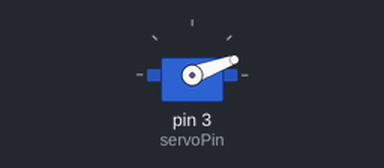
A sketch run on a simulated Arduino Uno, built with avr-gcc and run on an emulated ATmega328P. On the bench: servo.

Above: at 1.8 s.
At 3.5 s:
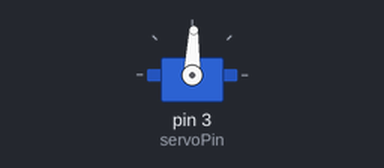
At 5.5 s:
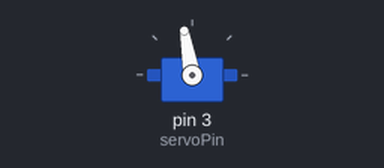
At 9.3 s:
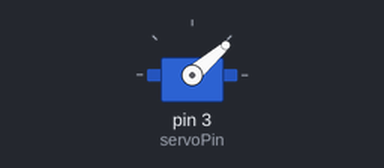
Timing chart, 0 to 25.3 s (numbered marks = the images above):
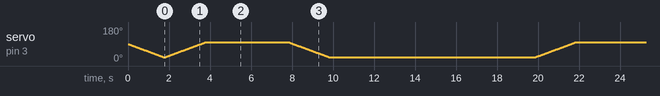

The sketch:

servo_deploy_loop.ino
```cpp
/*
   Servo driver for in-flight photo shoot

   Test Values:
   - Servo MIN = ~20
   - Servo MAX = ~160

   Positions:
   - Retracted = 20
   - Deployed = 100
*/

#include <Servo.h>

const int controlInput = 2;
const int servoPin = 3;

int servoPosRetract = 20;
int servoPosDeploy = 100; // Need to test to obtain proper value

Servo camServo;

void setup() {
  camServo.attach(servoPin);

  Serial.begin(9600);

  int servoPosition = camServo.read();

  if (servoPosition > servoPosRetract) {
    for (int x = servoPosition; x >= servoPosRetract; x--) {
      camServo.write(x);
      delay(25);
    }
  }
  else if (servoPosition < servoPosRetract) {
    for (int x = servoPosition; x <= servoPosRetract; x++) {
      camServo.write(x);
      delay(25);
    }
  }
  servoPosition = camServo.read();
}

void loop() {
  for (int x =  servoPosRetract; x <= servoPosDeploy; x++) {
    camServo.write(x);
    delay(25);
  }

  delay(4000);

  for (int x = servoPosDeploy; x >= servoPosRetract; x--) {
    camServo.write(x);
    delay(25);
  }

  delay(10000);
}
```
